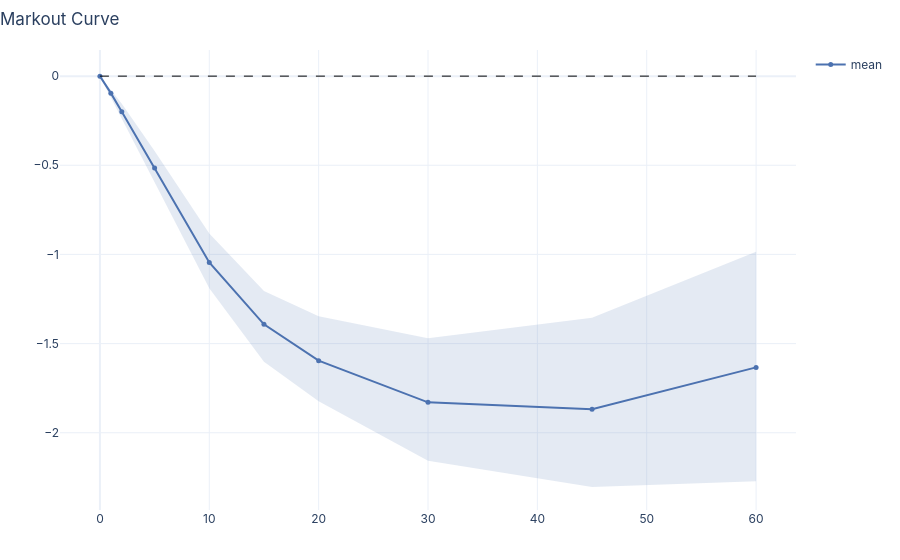

Here is the notebook cell this chart was saved with:
### Code cell
result.plot.curve()

### Figure 1 — Plotly figure (JSON) as saved in the notebook; plotly's stock layout.template omitted (floating-point values rounded to 4 significant figures)
{"data": [{"fill": "toself", "fillcolor": "rgba(76, 114, 176, 0.15)", "hoverinfo": "skip", "line": {"color": "rgba(0,0,0,0)"}, "name": "mean CI", "showlegend": false, "type": "scatter", "x": [0, 1, 2, 5, 10, 15, 20, 30, 45, 60, 60, 45, 30, 20, 15, 10, 5, 2, 1, 0], "xaxis": "x", "y": [0, -0.07441, -0.1544, -0.4199, -0.883, -1.205, -1.347, -1.471, -1.355, -0.9854, -2.272, -2.304, -2.157, -1.824, -1.601, -1.189, -0.5974, -0.2335, -0.1164, 0], "yaxis": "y"}, {"line": {"color": "#4C72B0"}, "marker": {"color": "#4C72B0", "size": 5}, "mode": "lines+markers", "name": "mean", "type": "scatter", "x": [0, 1, 2, 5, 10, 15, 20, 30, 45, 60], "xaxis": "x", "y": [0, -0.09551, -0.1993, -0.5149, -1.045, -1.392, -1.596, -1.829, -1.868, -1.633], "yaxis": "y"}, {"hoverinfo": "skip", "line": {"color": "black", "dash": "dash", "width": 1}, "mode": "lines", "name": "zero", "showlegend": false, "type": "scatter", "x": [0, 60], "xaxis": "x", "y": [0, 0], "yaxis": "y"}], "layout": {"font": {"family": "Inter, system-ui, sans-serif", "size": 12}, "hovermode": "x unified", "margin": {"b": 50, "l": 60, "r": 30, "t": 50}, "title": {"text": "Markout Curve", "x": 0, "xanchor": "left"}, "xaxis": {"anchor": "y", "domain": [0, 1]}, "yaxis": {"anchor": "x", "domain": [0, 1]}}}
